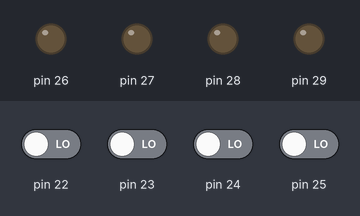
Simulated run of this sketch. Board: Arduino Mega 2560, built with avr-gcc and run on an emulated ATmega2560. Shown: output pins drawn as LEDs (lit = HIGH). The test bench sets the inputs (shaded band); at power-on: pin 22–25 LOW.

Above: at 1.2 s.
1.3 s: pin 22 driven HIGH
At 2.2 s:
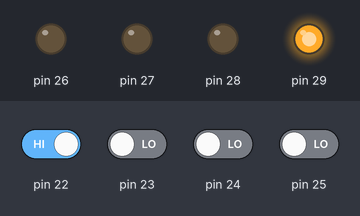
2.8 s: pin 23 driven HIGH
At 3.4 s:
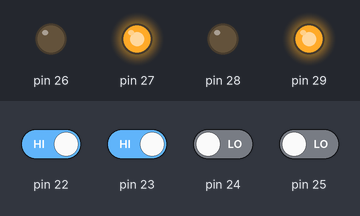
4.3 s: pin 24 driven HIGH
At 5.5 s:
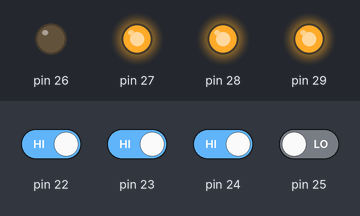
5.8 s: pin 25 driven HIGH
At 6.9 s:
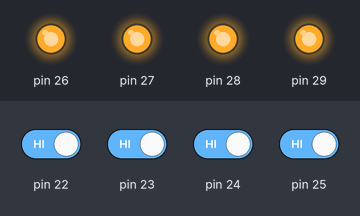
7.3 s: pin 22 driven LOW
At 8.0 s:
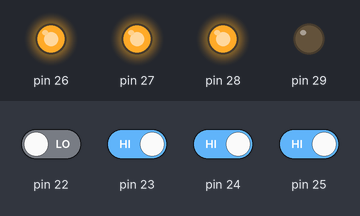
8.8 s: pin 23 driven LOW
At 9.1 s:
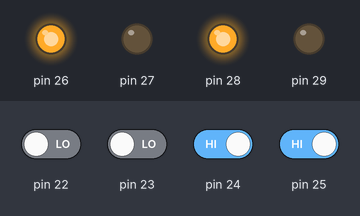
Timing chart, 0 to 11.3 s (numbered marks = the images above; inputs shaded):
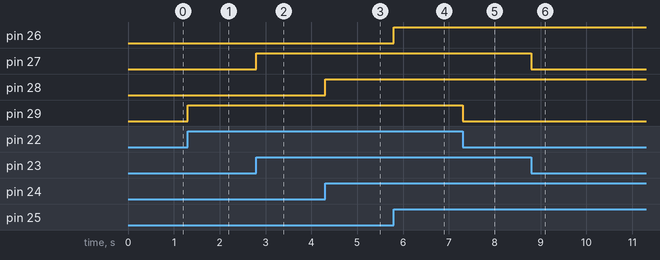

Measured:
- after the input at 1.3 s, pin 29: LOW → HIGH at once
- after the input at 2.8 s, pin 27: LOW → HIGH at once
- after the input at 4.3 s, pin 28: LOW → HIGH at once
- after the input at 5.8 s, pin 26: LOW → HIGH at once
- after the input at 7.3 s, pin 29: HIGH → LOW at once
- after the input at 8.8 s, pin 27: HIGH → LOW at once

The sketch:

turtlebro_btm_leds_test.ino
```cpp
void setup() {
  // put your setup code here, to run once:
  pinMode(22,INPUT);
  pinMode(23,INPUT);
  pinMode(24,INPUT);
  pinMode(25,INPUT);

  pinMode(26,OUTPUT);
  pinMode(27,OUTPUT);
  pinMode(28,OUTPUT);
  pinMode(29,OUTPUT);
}

void loop() {
  // put your main code here, to run repeatedly:
  digitalWrite(29,digitalRead(22));
  digitalWrite(28,digitalRead(24));
  digitalWrite(27,digitalRead(23));
  digitalWrite(26,digitalRead(25));

}
```
